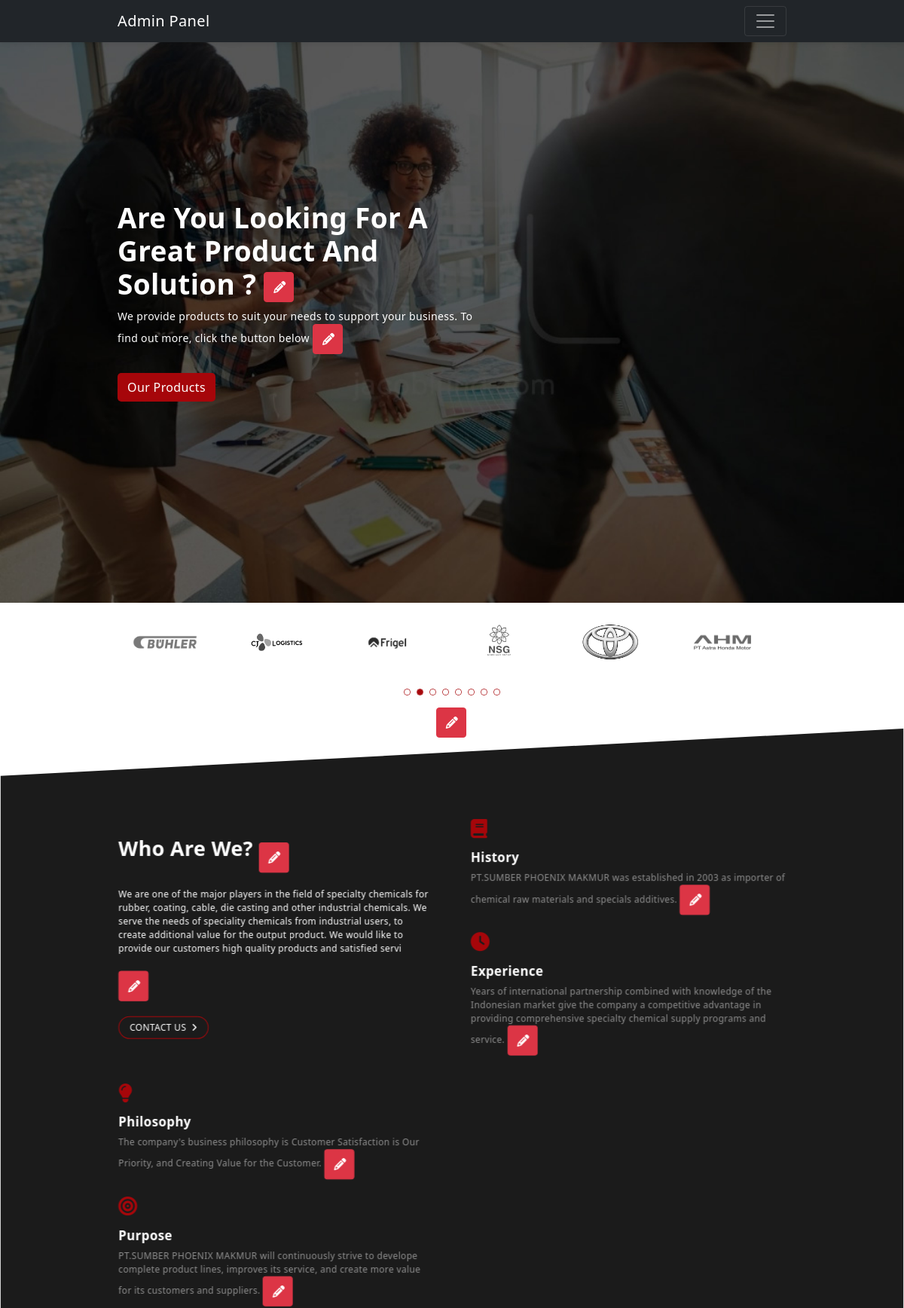
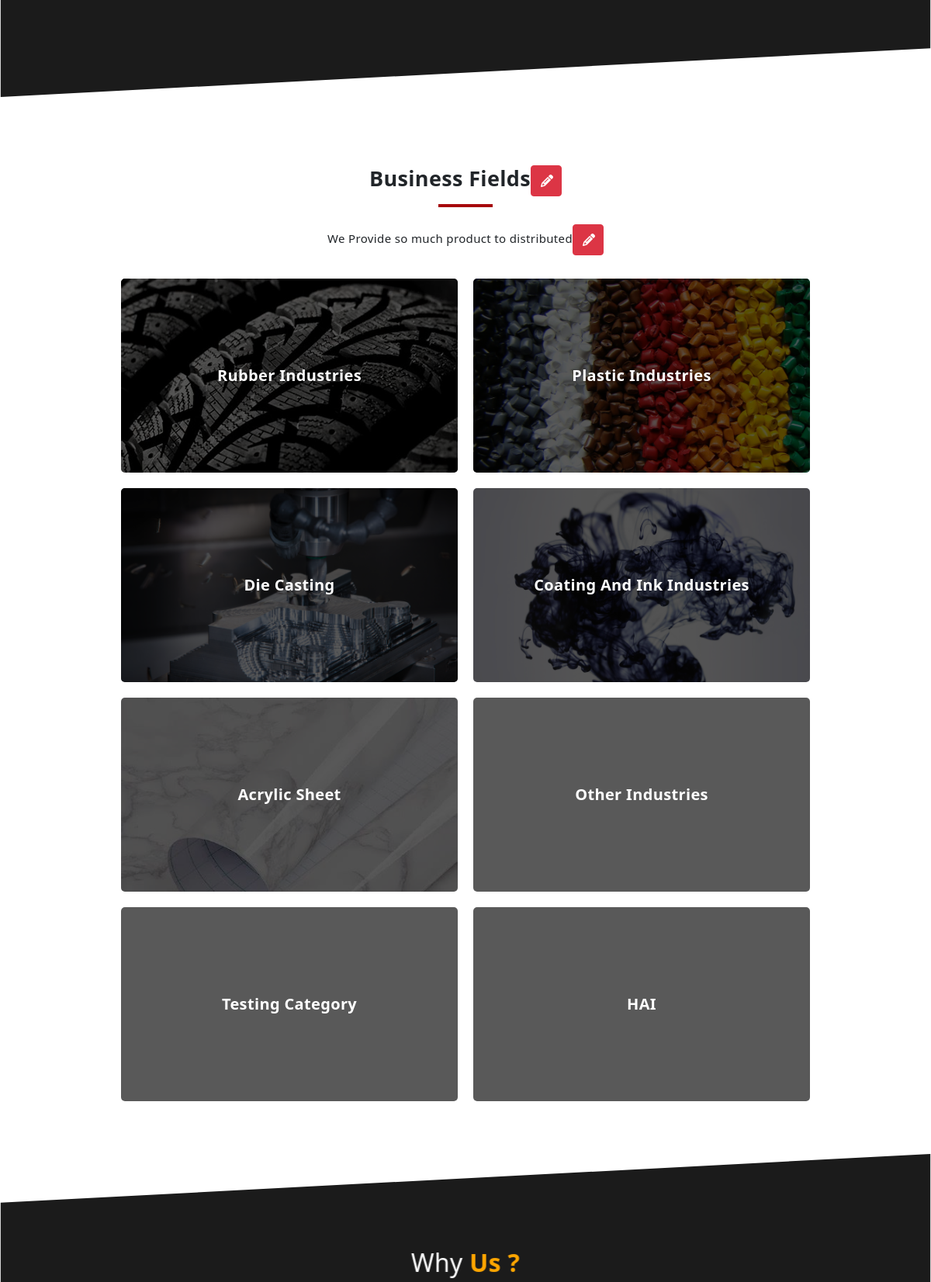
The page /admin/home.php (signed in, upper part) on the database its author committed (2 pictures, top to bottom).
### tables this page shows
CREATE TABLE `company_profile` (
  `id_fitur` int(11) NOT NULL,
  `fitur_name` text NOT NULL,
  `fitur_data` text DEFAULT NULL
);

CREATE TABLE `clients` (
  `client_id` int(11) NOT NULL,
  `client_logo` text NOT NULL,
  `client_name` varchar(255) NOT NULL
);

CREATE TABLE `categories` (
  `cat_id` int(11) NOT NULL,
  `cat_code` varchar(100) NOT NULL,
  `cat_name` varchar(255) NOT NULL,
  `cat_img` text NOT NULL,
  `status` tinyint(1) NOT NULL DEFAULT 1
);

### admin/home.php (the view, shortened to what this page needs)
<?php
include "api/connect.php";
function getData($fiturNama,$conn){
    $stmt = $conn->prepare('SELECT * FROM company_profile where fitur_name =? ');
    $stmt->execute([$fiturNama]);
    $temp = $stmt->fetch();
    $data = $temp['fitur_data'];
    return $data;
}
?>
<!DOCTYPE html>
<html lang="en">
<head>
    <link rel="stylesheet" href="https://unpkg.com/swiper@8/swiper-bundle.min.css" />
    <link href="https://cdn.jsdelivr.net/npm/bootstrap@5.2.0-beta1/dist/css/bootstrap.min.css" rel="stylesheet"
>
    <link rel="stylesheet" href="../style/nav.css">
    <link rel="stylesheet" href="../style/footer.css">
    <link rel="stylesheet" href="../style/copyright.css">
    <link rel="stylesheet" href="../style/arrow.css">
    <link rel="stylesheet" href="../style/home/home.css">
    <link rel="stylesheet" href="../style/home/client.css">
    <link rel="stylesheet" href="../style/home/about.css">
    <link rel="stylesheet" href="../style/home/field.css">
    <link rel="stylesheet" href="../style/home/why.css">
    <link rel="stylesheet" href="../style/home/update.css">
    <link rel="stylesheet" href="../style/home/team.css">
    <link rel="stylesheet" href="../style/home/blog.css">
    <link rel="stylesheet" href="../style/home/testimonials.css">
    <link rel="stylesheet" href="../style/home/faq.css">
    <link rel="stylesheet" href="style/style.css">
    <link href="https://cdnjs.cloudflare.com/ajax/libs/twitter-bootstrap/5.0.1/css/bootstrap.min.css" rel="stylesheet">
    <link href="https://cdn.datatables.net/1.11.3/css/dataTables.bootstrap5.min.css" rel="stylesheet">
    <link rel="stylesheet" href="../style.css">
</head>
<body>
    <?php include 'includes/nav.php' ?>
    <section class="home-section homeImageChange"
        style="background-image: url('../<?php echo getData('home_image',$conn) ?>')">
        <div class="container-fluid">
            <div class="home-wrapper">
                <h1 class="title" col="home_title"><?php echo getData('home_title',$conn) ?> <button type="button"
                        class="btn btn-danger edit"><i class="fa-solid fa-pencil"></i></button></h1>
                <p class="paragraph" col="home_desc"><?php echo getData('home_desc',$conn) ?> <button type="button"
                        class="btn btn-danger edit"><i class="fa-solid fa-pencil"></i></button></p>
                <button class="custom-button btn product" type="button">Our Products</button>
            </div>
        </div>
    </section>
    <section class="client-section">
        <div class="container-fluid">
            <div class="client-wrapper slider">
                <?php
                    $stmt = $conn->prepare('SELECT * from clients');
                    $stmt->execute();
                    while($client = $stmt->fetch()):
                 ?>
                <div class="slide" slide-index="<?= $client['client_id'] ?>"><img src="../src/<?= $client['client_logo'] ?>" alt="<?= $client['client_name'] ?>"></div>
                <?php endwhile; ?>
            </div>
            <button type="button" class="btn btn-danger editClients" style="margin-left:calc(50% - 21.3px);" data-bs-toggle="modal" data-bs-target="#clientsModal">
                <i class="fa-solid fa-pencil"></i>
            </button>
        </div>
    </section>
    <section class="about-section diagonal" id="about">
        <div class="container-fluid diagonal-content grid">
            <div class="about-information">
                <div class="about-information-wrapper">
                    <h2 class="heading" col="who_title"><?= getData('who_title',$conn) ?> <button type="button"
                            class="btn btn-danger edit"><i class="fa-solid fa-pencil"></i></button></h2>
                    <p class="paragraph" col="who_desc"><?= getData('who_desc',$conn)?> <button type="button"
                            class="btn btn-danger edit"><i class="fa-solid fa-pencil"></i></button></p>
                    <div class="button-container-wrapper">
                        <button class="black-button btn contact" type="button">
                            Contact Us
                            <i class="fa-solid fa-angle-right"></i>
                        </button>
                    </div>
                </div>
            </div>
            <div class="about-features 1">
                <div class="about-features-wrapper">
                    <div class="features 1">
                        <i class="fa-solid fa-book"></i>
                        <h3 class="sub-heading">History</h3>
                        <p class="paragraph" col="history"><?=getData('history',$conn)?> <button type="button"
                                class="btn btn-danger edit"><i class="fa-solid fa-pencil"></i></button></p>
                    </div>
                    <div class="features 2">
                        <i class="fa-solid fa-clock"></i>
                        <h3 class="sub-heading">Experience</h3>
                        <p class="paragraph" col="experience"><?=getData('experience',$conn)?> <button type="button"
                                class="btn btn-danger edit"><i class="fa-solid fa-pencil"></i></button></p>
                    </div>
                </div>
            </div>
            <div class="about-features 2">
                <div class="about-features-wrapper">
                    <div class="features 1">
                        <i class="fa-solid fa-lightbulb"></i>
                        <h3 class="sub-heading">Philosophy</h3>
                        <p class="paragraph" col="philosophy"><?=getData('philosophy',$conn)?> <button type="button"
                                class="btn btn-danger edit"><i class="fa-solid fa-pencil"></i></button></p>
                    </div>
                    <div class="features 2">
                        <i class="fa-solid fa-bullseye"></i>
                        <h3 class="sub-heading">Purpose</h3>
                        <p class="paragraph" col="purpose"><?=getData('purpose',$conn)?> <button type="button"
                                class="btn btn-danger edit"><i class="fa-solid fa-pencil"></i></button></p>
                    </div>
                </div>
            </div>
        </div>
    </section>
    <section class="business-fields-section section-extra" id="fields">
        <div class="container-fluid">
            <div class="business-fields-information">
                <h1 class="heading underline" col="fields_title"><?=getData('fields_title',$conn)?><button type="button"
                        class="btn btn-danger edit"><i class="fa-solid fa-pencil"></i></button></h1>
                <p class="paragraph" col="fields_desc"><?=getData('fields_desc',$conn)?><button type="button"
                        class="btn btn-danger edit"><i class="fa-solid fa-pencil"></i></button></p>
            </div>
            <div class="business-fields-content grid">
                <?php
                    $stmt = $conn->prepare("SELECT * FROM categories where status = 1");
                    $stmt->execute();
                    while($row = $stmt->fetch()):
                ?>
                <div class="field opacity-overlay" style="background-image: url(../<?= $row['cat_img'] ?>)" >
                    <div class="sub-heading"><?= $row['cat_name'] ?></div>
                </div>
                <?php endwhile ?>
            </div>
        </div>
    </section>
    <section class="why-us-section diagonal" id="why">
        <div class="container-fluid diagonal-content">
            <div class="text-center info">
                <h2 style="color: white;">Why<span style="color: #FFA600;"><strong>&nbsp;Us ?</strong></span></h2>
            </div>
        </div>
    </section>
</body>
</html>

### style/home/home.css (style rules this page uses)
.home-section { background-size: cover; background-repeat: no-repeat; color: white; height: 100vh; }
.home-section .container-fluid { display: flex; justify-content: flex-start; align-items: center; height: 100vh; width: 100vw; }
.home-section .home-wrapper { max-width: 500px; width: auto; }
.home-section .custom-button { width: 130px; height: 38px; margin-top: 25px; }
.home-section .paragraph { font-size: 14px; }

### style/home/client.css (style rules this page uses)
.client-section { padding-top: 20px; padding-bottom: 20px; }
.slick-slider { position: relative; display: block; box-sizing: border-box; -webkit-user-select: none; -moz-user-select: none; -ms-user-select: none; user-select: none; -webkit-touch-callout: none; -khtml-user-select: none; -ms-touch-action: pan-y; touch-action: pan-y; -webkit-tap-highlight-color: transparent; }
.slick-slide img { width: 80%; display: block; filter: grayscale(100%); }

### style/home/about.css (style rules this page uses)
.about-section { color: white; height: auto !important; }
.about-section .grid { gap: 50px; }
.about-section .about-information { display: flex; justify-content: center; align-items: center; width: 100%; }
.about-section .button-container-wrapper { width: 100%; }
.about-information button { width: 120px; height: 30px; font-size: 12px; margin-top: 20px; text-transform: uppercase; display: flex; justify-content: center; align-items: center; }
.about-information button i { margin-left: 7px; color: white; }
.about-section .about-features { width: 100%; display: flex; justify-content: center; align-items: center; }
.about-features .features { height: 150px; }
.about-features i { color: var(--yellow); font-size: 25px; margin-bottom: 15px; }
.about-features .paragraph { color: rgba(255, 255, 255, 0.5) }

### style/home/field.css (style rules this page uses)
.business-fields-section { height: auto; }
.business-fields-information { text-align: center; margin-bottom: 30px; }
.business-fields-information .paragraph { font-size: 15px; }
.field { height: 250px; width: 100%; display: flex; justify-content: center; align-items: center; background-size: cover; background-repeat: no-repeat; border-radius: 5px; transition: 0.3s ease; }
.field.opacity-overlay:before { border-radius: 5px; }
.field .sub-heading { position: relative; color: white; text-transform: capitalize; font-size: 20px; }

### style/home/why.css (style rules this page uses)
.why-us-section { height: auto; }
.why-us-section .info { margin-bottom: 30px; }

### admin/style/style.css (style rules this page uses)
button.edit,button.editImage, .btn.yes,.btn.cancel,.editClients { width: 40px !important; height:40px !important; color: white !important; font-size: 15px !important; display: inline-block; }
button.editImage i, button.edit i, .btn.yes i,.btn.cancel i,.editClients i { color: white !important; font-size: 16px !important; margin: 0 !important; }

### rows shown on the page
company_profile: fitur_data (picture)
company_profile: fitur_data "Are You Looking For A Great Product And Solution ?"
company_profile: fitur_data "We provide products to suit your needs to support your business. To find out more, click the button below"
clients: client_logo+client_name (picture)
clients: client_logo+client_name (picture)
clients: client_logo+client_name (picture)
clients: client_logo+client_name (picture)
clients: client_logo+client_name (picture)
clients: client_logo (picture)
company_profile: fitur_data "Who Are We?"
company_profile: fitur_data "We are one of the major players in the field of specialty chemicals for rubber, coating, cable, die casting and other industrial chemicals. We serve the needs of speciality chemicals from industrial users, to create additional value for the output product. We would like to provide our customers high quality products and satisfied servi"
company_profile: fitur_data "PT.SUMBER PHOENIX MAKMUR was established in 2003 as importer of chemical raw materials and specials additives."
company_profile: fitur_data "Years of international partnership combined with knowledge of the Indonesian market give the company a competitive advantage in providing comprehensive specialty chemical supply programs and service."
company_profile: fitur_data "The company's business philosophy is Customer Satisfaction is Our Priority, and Creating Value for the Customer."
company_profile: fitur_data "PT.SUMBER PHOENIX MAKMUR will continuously strive to develope complete product lines, improves its service, and create more value for its customers and suppliers."
company_profile: fitur_data "Business Fields"
company_profile: fitur_data "We Provide so much product to distributed"
categories: cat_img (picture), cat_name "Rubber Industries"
categories: cat_img (picture), cat_name "Plastic Industries"
categories: cat_img (picture), cat_name "Die Casting"
categories: cat_img (picture), cat_name "Coating And Ink Industries"
categories: cat_img (picture), cat_name "Acrylic Sheet"
categories: cat_name "Other Industries"
categories: cat_name "Testing Category"
categories: cat_name "HAI"
